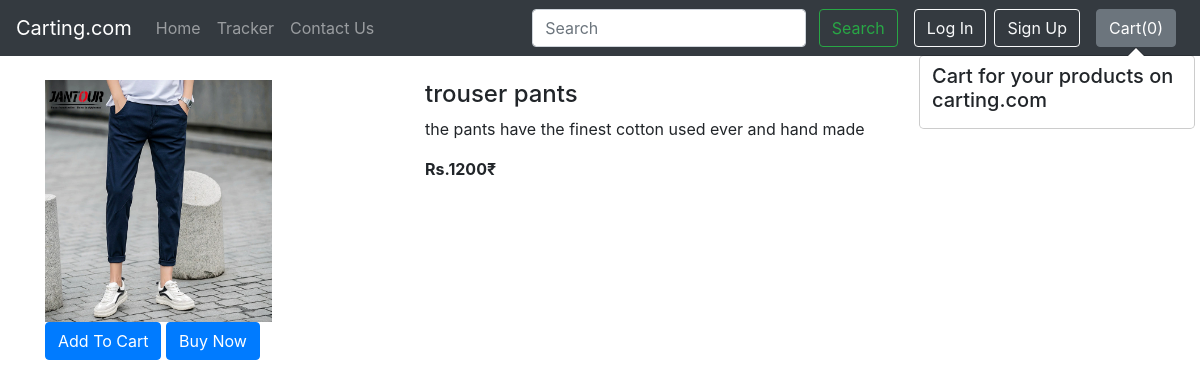
Page /productview/2 on the committed database.
### shop/models.py (models this page shows, shortened)
class Product(models.Model):
    product_id = models.AutoField
    product_name = models.CharField(max_length=50)
    category = models.CharField(max_length=50,default="")
    subcategory = models.CharField(max_length=50,default="")
    price = models.IntegerField(default=0)
    desc = models.CharField(max_length=250)
    pub_date = models.DateField()
    image = models.ImageField(upload_to="shop/images",default="")
    product_owner = ForeignKey(User, null=True, on_delete=models.DO_NOTHING)

### shop/views.py (the view)
# urls.py: path("productview/<int:myid>",views.productview,name="ProductView"),
def productview(request,myid):
    product = Product.objects.filter(id=myid)
    return render(request,'shop/prodview.html',{'product':product[0]})

### shop/templates/shop/prodview.html (shortened to what this page needs)
{% extends 'shop/basic.html' %}
{% block body %}
<div class="container my-4">
    <div class="row">
        <div class="col-md-4">
          <img src="/media/{{product.image}}" width="227px" height="242px">
          <br>
          <span id="divpr{{product.id}}" class="divpr">
            <button id="{{product.id}}" class="btn btn-primary cart">Add To Cart</button>
          </span>
          <a href="#"><button class="btn btn-primary cart">Buy Now</button></a>
        </div>
        <div class="col-md-8">
            <h4>{{product.product_name}}</h4>
            <p>{{product.desc}}</p>
            <strong>Rs.{{product.price}}&#8377; </strong>
        </div>
    </div>
</div>
{% endblock %}

### rows in the picture
Product: image (picture), product_name "trouser pants", desc "the pants have the finest cotton used ever and hand made", price "1200"
